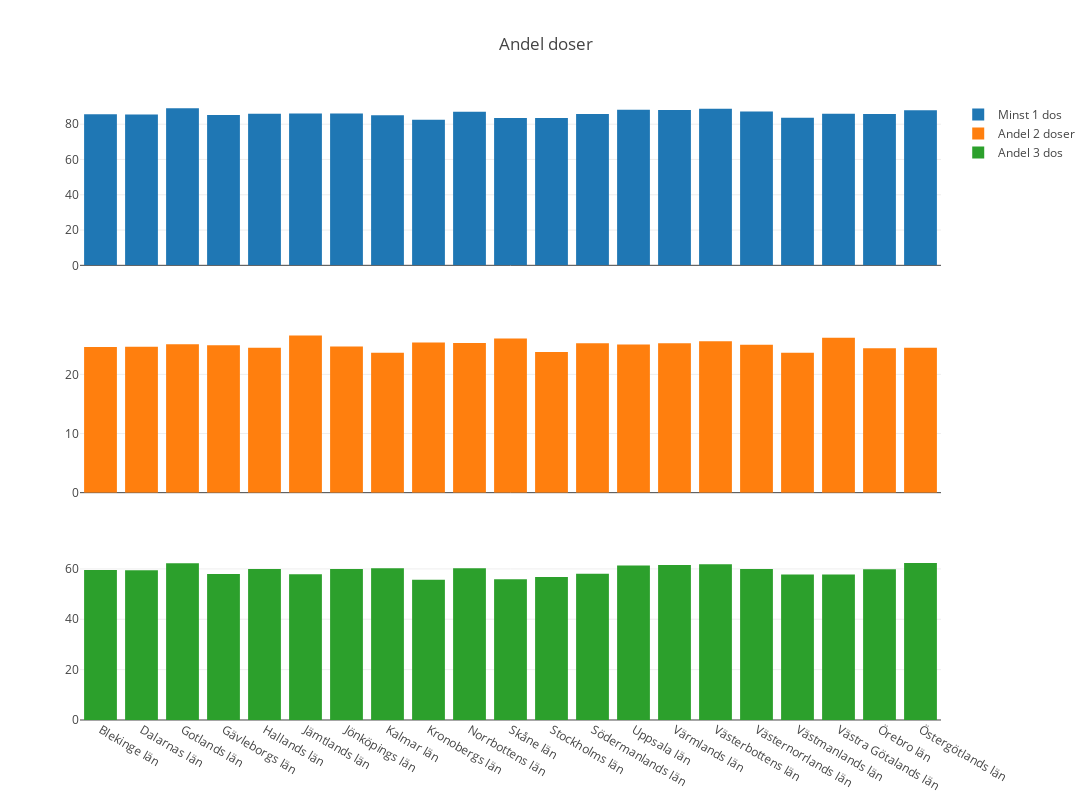

Write notebook code for a chart like this one.
### Code cell
# Uppgift 2.f


# minst 1 dos per county

county_group = vaxx_data.groupby("Län_namn")
pct_atleast_1 = county_group["Andel minst 1 dos"].mean()*100
pct_atleast_1_df = pct_atleast_1.reset_index()


# andel 2 doser per län

vaxx_data["Andel 2 doser"] = vaxx_data.apply(lambda x: x['Andel minst 2 doser'] - x["Andel 3 doser"], axis=1)
county = vaxx_data.groupby("Län_namn")
andel_2 = county["Andel 2 doser"].mean()*100
andel_2_df = andel_2.reset_index()


# andel 3 doser per län

county_group = vaxx_data.groupby("Län_namn")
pct_atleast_3 = county_group["Andel 3 doser"].mean()*100
pct_atleast_3_df = pct_atleast_3.reset_index()



fig = make_subplots(rows=3, cols=1, shared_xaxes=True)

fig.add_trace(go.Bar(
    x=pct_atleast_1_df["Län_namn"], y=pct_atleast_1_df["Andel minst 1 dos"], 
    name="Minst 1 dos"), 

row=1, col=1)

fig.add_trace(go.Bar(
    x=andel_2_df["Län_namn"], y=andel_2_df["Andel 2 doser"], 
    name="Andel 2 doser"), 

row=2, col=1)

fig.add_trace(go.Bar(
    x=pct_atleast_3_df["Län_namn"], y=pct_atleast_3_df["Andel 3 doser"], 
    name="Andel 3 dos"), 

row=3, col=1)


fig.update_layout(height=800, width=1200, title_text="Andel doser", template='none')

fig.show()

### Figure 1 — Plotly figure (JSON) as saved in the notebook; plotly's stock layout.template omitted (floating-point values rounded to 4 significant figures)
{"data": [{"name": "Minst 1 dos", "type": "bar", "x": ["Blekinge län", "Dalarnas län", "Gotlands län", "Gävleborgs län", "Hallands län", "Jämtlands län", "Jönköpings län", "Kalmar län", "Kronobergs län", "Norrbottens län", "Skåne län", "Stockholms län", "Södermanlands län", "Uppsala län", "Värmlands län", "Västerbottens län", "Västernorrlands län", "Västmanlands län", "Västra Götalands län", "Örebro län", "Östergötlands län"], "xaxis": "x", "y": [85.65, 85.56, 89.03, 85.17, 85.92, 86.09, 86.0, 85.13, 82.5, 87.03, 83.59, 83.59, 85.79, 88.24, 88.08, 88.78, 87.23, 83.65, 85.94, 85.72, 87.93], "yaxis": "y"}, {"name": "Andel 2 doser", "type": "bar", "x": ["Blekinge län", "Dalarnas län", "Gotlands län", "Gävleborgs län", "Hallands län", "Jämtlands län", "Jönköpings län", "Kalmar län", "Kronobergs län", "Norrbottens län", "Skåne län", "Stockholms län", "Södermanlands län", "Uppsala län", "Värmlands län", "Västerbottens län", "Västernorrlands län", "Västmanlands län", "Västra Götalands län", "Örebro län", "Östergötlands län"], "xaxis": "x2", "y": [24.61, 24.66, 25.09, 24.93, 24.49, 26.55, 24.7, 23.64, 25.37, 25.31, 26.04, 23.76, 25.24, 25.06, 25.28, 25.58, 25.02, 23.67, 26.18, 24.43, 24.49], "yaxis": "y2"}, {"name": "Andel 3 dos", "type": "bar", "x": ["Blekinge län", "Dalarnas län", "Gotlands län", "Gävleborgs län", "Hallands län", "Jämtlands län", "Jönköpings län", "Kalmar län", "Kronobergs län", "Norrbottens län", "Skåne län", "Stockholms län", "Södermanlands län", "Uppsala län", "Värmlands län", "Västerbottens län", "Västernorrlands län", "Västmanlands län", "Västra Götalands län", "Örebro län", "Östergötlands län"], "xaxis": "x3", "y": [59.59, 59.48, 62.25, 57.96, 59.94, 57.85, 59.98, 60.3, 55.65, 60.23, 55.87, 56.83, 58.1, 61.4, 61.6, 61.85, 60.01, 57.74, 57.79, 59.92, 62.38], "yaxis": "y3"}], "layout": {"height": 800, "title": {"text": "Andel doser"}, "width": 1200, "xaxis": {"anchor": "y", "domain": [0, 1], "matches": "x3", "showticklabels": false}, "xaxis2": {"anchor": "y2", "domain": [0, 1], "matches": "x3", "showticklabels": false}, "xaxis3": {"anchor": "y3", "domain": [0, 1]}, "yaxis": {"anchor": "x", "domain": [0.7333, 1]}, "yaxis2": {"anchor": "x2", "domain": [0.3667, 0.6333]}, "yaxis3": {"anchor": "x3", "domain": [0, 0.2667]}}}
